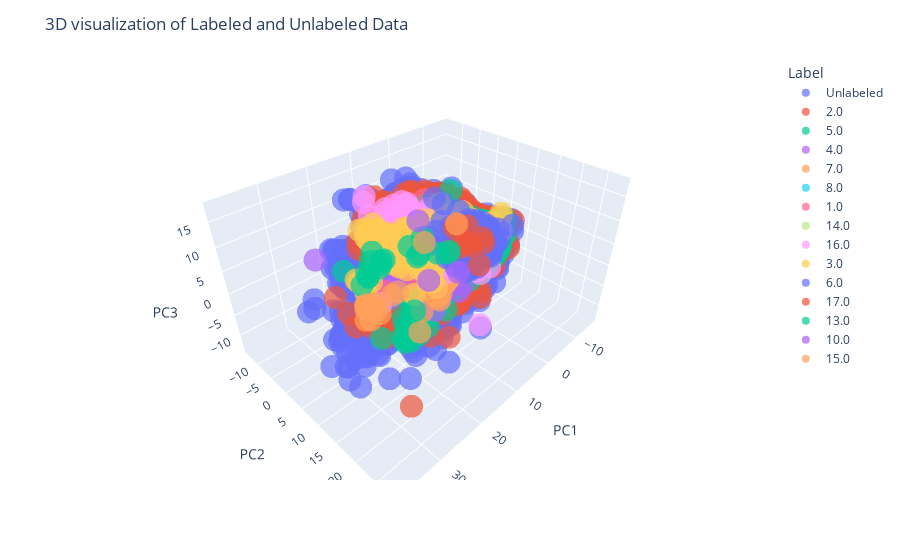

The code cell stored with this chart in its notebook:
### Code cell
import pandas as pd
from sklearn.decomposition import PCA
from sklearn.preprocessing import StandardScaler
from sklearn.cluster import DBSCAN
import matplotlib.pyplot as plt
import plotly.express as px

features = merged_features.iloc[:, :-2]
labels = merged_features.iloc[:, -1]

# It's important to scale the data before applying PCA
scaler = StandardScaler()
scaled_data = scaler.fit_transform(features)

# Apply PCA
# The number of components can be set based on the variance you wish to retain
# For demonstration purposes, let's say you want to reduce it to 50 components
pca = PCA(n_components=3)
principalComponents = pca.fit_transform(scaled_data)

pc_df = pd.DataFrame(data = principalComponents, columns = ['PC1', 'PC2', 'PC3'])

# Append labels to the reduced dimensions
pc_df['Label'] = labels
# Mark unlabeled data as "Unlabeled" for visualization purposes
pc_df['Label'] = pc_df['Label'].replace(-1, "Unlabeled")

# Visualize using Plotly
fig = px.scatter_3d(pc_df, x='PC1', y='PC2', z='PC3', color='Label', opacity=0.7)

# Set the theme and show the plot
fig.update_layout(title='3D visualization of Labeled and Unlabeled Data')
fig.show()

### Figure 1 — Plotly figure (JSON) as saved in the notebook; plotly's stock layout.template omitted (floating-point values rounded to 4 significant figures; data arrays with more than 128 entries replaced by an {"elided": "..."} marker saying what was removed)
{"data": [{"hovertemplate": "Label=Unlabeled<br>PC1=%{x}<br>PC2=%{y}<br>PC3=%{z}<extra></extra>", "legendgroup": "Unlabeled", "marker": {"color": "#636efa", "opacity": 0.7, "symbol": "circle"}, "mode": "markers", "name": "Unlabeled", "scene": "scene", "showlegend": true, "type": "scatter3d", "x": {"elided": "16534 float values"}, "y": {"elided": "16534 float values"}, "z": {"elided": "16534 float values"}}, {"hovertemplate": "Label=2.0<br>PC1=%{x}<br>PC2=%{y}<br>PC3=%{z}<extra></extra>", "legendgroup": "2.0", "marker": {"color": "#EF553B", "opacity": 0.7, "symbol": "circle"}, "mode": "markers", "name": "2.0", "scene": "scene", "showlegend": true, "type": "scatter3d", "x": {"elided": "5166 float values"}, "y": {"elided": "5166 float values"}, "z": {"elided": "5166 float values"}}, {"hovertemplate": "Label=5.0<br>PC1=%{x}<br>PC2=%{y}<br>PC3=%{z}<extra></extra>", "legendgroup": "5.0", "marker": {"color": "#00cc96", "opacity": 0.7, "symbol": "circle"}, "mode": "markers", "name": "5.0", "scene": "scene", "showlegend": true, "type": "scatter3d", "x": {"elided": "1420 float values"}, "y": {"elided": "1420 float values"}, "z": {"elided": "1420 float values"}}, {"hovertemplate": "Label=4.0<br>PC1=%{x}<br>PC2=%{y}<br>PC3=%{z}<extra></extra>", "legendgroup": "4.0", "marker": {"color": "#ab63fa", "opacity": 0.7, "symbol": "circle"}, "mode": "markers", "name": "4.0", "scene": "scene", "showlegend": true, "type": "scatter3d", "x": {"elided": "414 float values"}, "y": {"elided": "414 float values"}, "z": {"elided": "414 float values"}}, {"hovertemplate": "Label=7.0<br>PC1=%{x}<br>PC2=%{y}<br>PC3=%{z}<extra></extra>", "legendgroup": "7.0", "marker": {"color": "#FFA15A", "opacity": 0.7, "symbol": "circle"}, "mode": "markers", "name": "7.0", "scene": "scene", "showlegend": true, "type": "scatter3d", "x": [-4.007, -3.938, -4.122, 5.249, 7.089, 6.463, 7.48, 8.387, 9.174, 7.961, 9.799, 1.553, 7.551, 3.524, 7.263, 3.72, -3.884, 1.802, 9.157, 3.198, 7.571, 8.205, 6.787, 1.952, 8.869, 10.7, 2.76, -0.684, 2.34, 9.337, 8.514, 7.867, 9.7, 9.033, 8.881, 8.152, 7.555, 7.073, 1.394, 2.485, 21.07, 13.89, 1.111, 5.431, -0.1441, 4.006, 7.556, 1.52, 4.647, 2.223, 2.846, 0.86, 25.11, -6.967, -1.399, 3.016, 2.412, 3.026, 3.941, 2.232, 2.51, 3.172, 3.072, 4.552, 2.803, 2.704, 3.986, 3.779, 2.961, 3.037, 1.996, 3.623, 3.488, 4.831, 3.971], "y": [-4.9, -1.039, -5.007, 7.388, 6.236, 7.477, 6.248, 8.104, 7.668, 8.031, 8.286, 6.533, 7.177, 2.921, 5.834, 1.711, -1.027, 6.533, 9.778, 6.298, 8.316, 7.239, 7.973, 5.346, 7.553, 9.772, 4.434, 5.739, 4.731, 10.4, 7.029, 7.474, 8.782, 7.654, 7.778, 5.286, 5.612, 3.82, 8.015, 5.354, 16.11, 6.453, 0.208, -2.637, -1.897, -3.223, -3.133, -2.16, -4.821, -2.23, -3.668, -4.124, 19.7, 3.081, -1.98, -4.428, -3.479, -3.656, -3.992, -4.901, -3.644, -3.672, -4.517, -5.172, -4.164, -5.467, -3.007, -3.791, -4.99, -4.396, -3.779, -6.375, -6.164, -6.007, -5.038], "z": [2.685, 4.702, 2.667, -2.912, -4.169, -0.4796, -4.303, -5.962, -4.761, -4.607, -0.9027, -3.054, -2.894, -5.599, -4.103, -3.505, 3.291, 1.265, -0.9235, -3.684, -2.215, -3.063, -0.7526, -1.612, -2.855, -0.2603, -4.058, -3.048, -4.134, -0.03303, -5.03, -3.508, -4.293, -3.902, -1.108, -5.117, -5.201, -5.331, -0.4319, -2.444, 3.407, -2.257, -1.383, -3.485, -1.654, -1.884, -1.84, -1.911, -1.685, -0.9813, -1.072, -1.313, 3.761, 3.47, 0.2747, 0.9503, 0.5044, 1.522, 1.458, 0.7069, 0.6376, 1.346, 1.459, 1.224, 0.7122, 1.447, 1.353, 1.843, 2.213, 2.365, 1.534, 1.543, -0.5, 1.016, 1.934]}, {"hovertemplate": "Label=8.0<br>PC1=%{x}<br>PC2=%{y}<br>PC3=%{z}<extra></extra>", "legendgroup": "8.0", "marker": {"color": "#19d3f3", "opacity": 0.7, "symbol": "circle"}, "mode": "markers", "name": "8.0", "scene": "scene", "showlegend": true, "type": "scatter3d", "x": [2.452, 1.056, 3.003, -0.8421], "y": [8.484, -3.117, -5.111, -5.823], "z": [-0.6898, -0.7745, 1.826, -0.5108]}, {"hovertemplate": "Label=1.0<br>PC1=%{x}<br>PC2=%{y}<br>PC3=%{z}<extra></extra>", "legendgroup": "1.0", "marker": {"color": "#FF6692", "opacity": 0.7, "symbol": "circle"}, "mode": "markers", "name": "1.0", "scene": "scene", "showlegend": true, "type": "scatter3d", "x": {"elided": "155 float values"}, "y": {"elided": "155 float values"}, "z": {"elided": "155 float values"}}, {"hovertemplate": "Label=14.0<br>PC1=%{x}<br>PC2=%{y}<br>PC3=%{z}<extra></extra>", "legendgroup": "14.0", "marker": {"color": "#B6E880", "opacity": 0.7, "symbol": "circle"}, "mode": "markers", "name": "14.0", "scene": "scene", "showlegend": true, "type": "scatter3d", "x": [-1.813, -1.453, -1.942, -1.76, -2.711, -1.522, -1.118, -2.339, -3.403, -2.318, -0.4106, -0.6588, -1.831, -2.688, -2.651, -2.241, -6.652, -6.218, -7.254, -6.664, -12.25, -7.616, -8.195, -3.068, -6.277, -5.722, -7.297, -2.209, -7.434, -4.532], "y": [-3.592, -3.699, -3.267, -3.592, -3.033, -4.236, -3.793, -2.626, -1.963, -2.213, -4.744, -3.844, -2.209, -2.959, -3.942, -2.936, -5.364, -4.921, -4.682, -4.473, 3.05, 1.349, -2.001, -3.029, -3.66, -4.313, -3.127, -2.881, -3.293, 0.2775], "z": [-3.587, -2.598, -2.697, -2.189, -3.076, -3.216, -2.602, -2.233, -4.459, -1.297, -1.138, -1.434, -1.879, -1.569, 0.187, -0.03985, 2.077, 1.131, 1.963, 2.013, -2.977, 2.7, -2.177, -2.118, -1.174, -0.982, -0.4833, -2.989, -1.186, -0.2189]}, {"hovertemplate": "Label=16.0<br>PC1=%{x}<br>PC2=%{y}<br>PC3=%{z}<extra></extra>", "legendgroup": "16.0", "marker": {"color": "#FF97FF", "opacity": 0.7, "symbol": "circle"}, "mode": "markers", "name": "16.0", "scene": "scene", "showlegend": true, "type": "scatter3d", "x": {"elided": "215 float values"}, "y": {"elided": "215 float values"}, "z": {"elided": "215 float values"}}, {"hovertemplate": "Label=3.0<br>PC1=%{x}<br>PC2=%{y}<br>PC3=%{z}<extra></extra>", "legendgroup": "3.0", "marker": {"color": "#FECB52", "opacity": 0.7, "symbol": "circle"}, "mode": "markers", "name": "3.0", "scene": "scene", "showlegend": true, "type": "scatter3d", "x": {"elided": "396 float values"}, "y": {"elided": "396 float values"}, "z": {"elided": "396 float values"}}, {"hovertemplate": "Label=6.0<br>PC1=%{x}<br>PC2=%{y}<br>PC3=%{z}<extra></extra>", "legendgroup": "6.0", "marker": {"color": "#636efa", "opacity": 0.7, "symbol": "circle"}, "mode": "markers", "name": "6.0", "scene": "scene", "showlegend": true, "type": "scatter3d", "x": {"elided": "194 float values"}, "y": {"elided": "194 float values"}, "z": {"elided": "194 float values"}}, {"hovertemplate": "Label=17.0<br>PC1=%{x}<br>PC2=%{y}<br>PC3=%{z}<extra></extra>", "legendgroup": "17.0", "marker": {"color": "#EF553B", "opacity": 0.7, "symbol": "circle"}, "mode": "markers", "name": "17.0", "scene": "scene", "showlegend": true, "type": "scatter3d", "x": [-9.496, -7.638, -10.25, -8.26, -8.343, -7.805, -6.124, -3.76, -7.734, -9.84, -9.194, -6.423], "y": [4.182, -2.383, 3.106, 1.659, 1.148, 0.5039, 0.5301, -0.3627, -2.909, -0.9597, -2.532, 5.813], "z": [-2.287, 0.3375, -1.838, -3.635, -3.241, -3.354, -3.56, -3.824, -0.8144, -0.3013, -0.999, -5.86]}, {"hovertemplate": "Label=13.0<br>PC1=%{x}<br>PC2=%{y}<br>PC3=%{z}<extra></extra>", "legendgroup": "13.0", "marker": {"color": "#00cc96", "opacity": 0.7, "symbol": "circle"}, "mode": "markers", "name": "13.0", "scene": "scene", "showlegend": true, "type": "scatter3d", "x": [19.08, 18.29, 12.63, 12.63, 12.88, 14.52, 14.89, 15.68, 12.92, 13.17, 11.41, 5.561, -0.4697, 5.765, 4.822, 3.413, 7.138, 10.84], "y": [12.22, -3.521, -4.28, -6.944, -4.574, -6.808, -5.771, -4.842, -3.909, -7.075, -4.71, -3.463, 1.908, -0.3535, -1.868, -1.758, 9.13, 9.717], "z": [0.006405, -3.192, -0.4387, 0.3342, -2.273, -3.794, -3.974, -3.337, -0.9377, -1.761, -1.085, 0.1381, -1.91, -0.3107, -2.109, 2.073, 5.425, 6.98]}, {"hovertemplate": "Label=10.0<br>PC1=%{x}<br>PC2=%{y}<br>PC3=%{z}<extra></extra>", "legendgroup": "10.0", "marker": {"color": "#ab63fa", "opacity": 0.7, "symbol": "circle"}, "mode": "markers", "name": "10.0", "scene": "scene", "showlegend": true, "type": "scatter3d", "x": [4.709, 5.444, 2.097], "y": [9.49, 2.158, -4.363], "z": [-0.3601, -5.755, 4.425]}, {"hovertemplate": "Label=15.0<br>PC1=%{x}<br>PC2=%{y}<br>PC3=%{z}<extra></extra>", "legendgroup": "15.0", "marker": {"color": "#FFA15A", "opacity": 0.7, "symbol": "circle"}, "mode": "markers", "name": "15.0", "scene": "scene", "showlegend": true, "type": "scatter3d", "x": [1.63, 3.33, 13.99, 18.15, 18.06, 16.34, 18.77, 18.5, 19.19, 18.68, 19.63, 18.46, 13.21, 20.53, 18.01], "y": [5.881, -1.274, 0.3697, 1.345, -0.618, -2.315, 0.7105, -2.63, -0.1197, -2.372, -1.172, -1.319, 1.147, -0.1602, -2.475], "z": [7.669, 1.02, -5.899, -7.623, -6.875, -10.31, -5.104, -7.576, -6.916, -7.704, -7.08, -10.69, -5.097, -8.822, -8.172]}], "layout": {"legend": {"title": {"text": "Label"}, "tracegroupgap": 0}, "margin": {"t": 60}, "scene": {"domain": {"x": [0, 1], "y": [0, 1]}, "xaxis": {"title": {"text": "PC1"}}, "yaxis": {"title": {"text": "PC2"}}, "zaxis": {"title": {"text": "PC3"}}}, "title": {"text": "3D visualization of Labeled and Unlabeled Data"}}}
